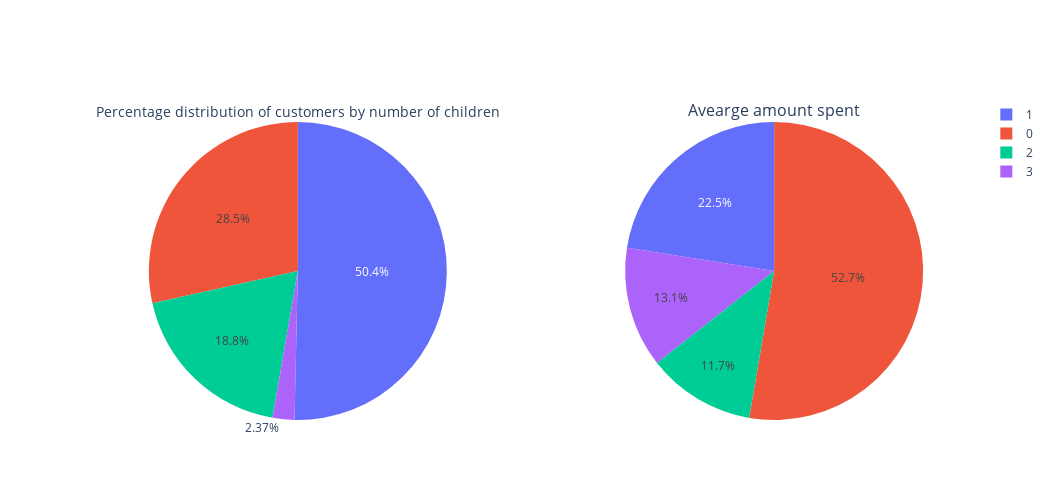

Notebook cell for this chart:
### Code cell
# Create subplots
fig = make_subplots(rows=1, cols=2, specs=[[{'type': 'domain'}, {'type': 'domain'}]])

# Pie chart for total number of customers
fig.add_trace(go.Pie(labels=child_count.index, values=child_count['size'], name="Total Customers",
                     title = 'Percentage distribution of customers by number of children', titlefont=dict(size=16)), row=1, col=1)

# Pie chart for average amount spent of customers
fig.add_trace(go.Pie(labels=child_count.index, values=child_count['mean'], name="Average Spend",
                     title = 'Avearge amount spent', titlefont=dict(size=16)), row=1, col=2)
fig.update_layout(width = 1050, height = 500)
fig.show()

### Figure 1 — Plotly figure (JSON) as saved in the notebook; plotly's stock layout.template omitted (floating-point values rounded to 4 significant figures)
{"data": [{"domain": {"x": [0, 0.45], "y": [0, 1]}, "labels": [0, 1, 2, 3], "name": "Total Customers", "title": {"font": {"size": 16}, "text": "Percentage distribution of customers by number of children"}, "type": "pie", "values": [638, 1128, 421, 53]}, {"domain": {"x": [0.55, 1], "y": [0, 1]}, "labels": [0, 1, 2, 3], "name": "Average Spend", "title": {"font": {"size": 16}, "text": "Avearge amount spent"}, "type": "pie", "values": [1106.0, 472.7, 245.9, 274.6]}], "layout": {"height": 500, "width": 1050}}
